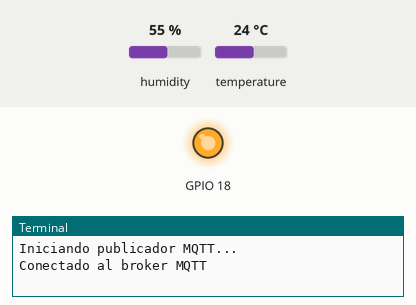
Bench run of a program on a simulated Raspberry Pi (BCM pin numbers). On the bench: output pins drawn as LEDs (lit = HIGH), the last lines printed to the terminal. The inputs (shaded band) are chosen by the test bench; at power-on: humidity 55 %, temperature 24 °C. The clock reads 2024-03-15 10:24:30 at power-on unless the program sets it; no MQTT or app messages arrive unless stated.

Above: at 15.4 s.
At 30.72 s:
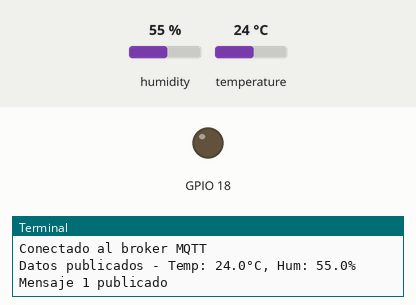
Timing chart, 0 to 39.8 s (numbered marks = the images above):
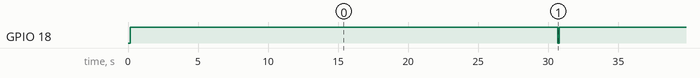

Measured:
- by itself, GPIO 18: alternates HIGH for 30.4 s and LOW for 0.10 s

The program:

mqtt_sensor.py
```python
#!/usr/bin/env python3
"""
Publicador MQTT para datos de sensores
- Lee datos del sensor DHT11
- Publica temperatura y humedad vía MQTT
- Configurable mediante variables de entorno
"""

import paho.mqtt.client as mqtt
import Adafruit_DHT
import RPi.GPIO as GPIO
import json
import time
import schedule
from datetime import datetime
import os
from dotenv import load_dotenv

# Cargar variables de entorno
load_dotenv()

# Configuración
MQTT_BROKER = os.getenv('MQTT_BROKER', 'broker.hivemq.com')
MQTT_PORT = int(os.getenv('MQTT_PORT', 1883))
MQTT_TOPIC = os.getenv('MQTT_TOPIC', 'sensors/dht11')
MQTT_CLIENT_ID = os.getenv('MQTT_CLIENT_ID', 'raspberry_sensor')
DHT_SENSOR = Adafruit_DHT.DHT11
DHT_PIN = int(os.getenv('DHT_PIN', 4))
PUBLISH_INTERVAL = int(os.getenv('PUBLISH_INTERVAL', 30))  # segundos

# Configuración de LED para indicar estado
LED_PIN = int(os.getenv('LED_PIN', 18))
GPIO.setmode(GPIO.BCM)
GPIO.setup(LED_PIN, GPIO.OUT)

def on_connect(client, userdata, flags, rc):
    """Callback cuando se conecta al broker MQTT"""
    if rc == 0:
        print("Conectado al broker MQTT")
        GPIO.output(LED_PIN, GPIO.HIGH)  # LED encendido = conectado
    else:
        print(f"Error de conexión, código: {rc}")
        GPIO.output(LED_PIN, GPIO.LOW)

def on_disconnect(client, userdata, rc):
    """Callback cuando se desconecta del broker MQTT"""
    print("Desconectado del broker MQTT")
    GPIO.output(LED_PIN, GPIO.LOW)

def on_publish(client, userdata, mid):
    """Callback cuando se publica un mensaje"""
    print(f"Mensaje {mid} publicado")
    # Parpadear LED para indicar publicación
    GPIO.output(LED_PIN, GPIO.LOW)
    time.sleep(0.1)
    GPIO.output(LED_PIN, GPIO.HIGH)

def read_sensor():
    """Lee datos del sensor DHT11"""
    humidity, temperature = Adafruit_DHT.read_retry(DHT_SENSOR, DHT_PIN)
    return temperature, humidity

def publish_sensor_data():
    """Lee y publica datos del sensor"""
    temperature, humidity = read_sensor()

    if temperature is not None and humidity is not None:
        # Crear payload
        payload = {
            'temperature': round(temperature, 2),
            'humidity': round(humidity, 2),
            'timestamp': datetime.now().isoformat()
        }

        # Publicar mensaje
        client.publish(
            MQTT_TOPIC,
            json.dumps(payload),
            qos=1
        )
        print(f"Datos publicados - Temp: {temperature:.1f}°C, Hum: {humidity:.1f}%")
    else:
        print("Error al leer el sensor")

def main():
    """Función principal"""
    print("Iniciando publicador MQTT...")

    try:
        # Configurar cliente MQTT
        client.on_connect = on_connect
        client.on_disconnect = on_disconnect
        client.on_publish = on_publish

        # Conectar al broker
        client.connect(MQTT_BROKER, MQTT_PORT, 60)

        # Iniciar loop en thread separado
        client.loop_start()

        # Programar publicación periódica
        schedule.every(PUBLISH_INTERVAL).seconds.do(publish_sensor_data)

        # Loop principal
        while True:
            schedule.run_pending()
            time.sleep(1)

    except KeyboardInterrupt:
        print("\nPrograma terminado por el usuario")
    except Exception as e:
        print(f"Error: {e}")
    finally:
        client.loop_stop()
        client.disconnect()
        GPIO.cleanup()

if __name__ == '__main__':
    # Crear cliente MQTT
    client = mqtt.Client(client_id=MQTT_CLIENT_ID)
    main() 
```
